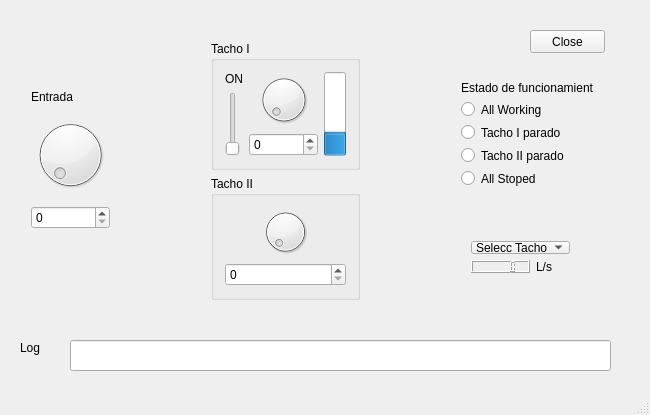
<?xml version="1.0" encoding="UTF-8"?>
<ui version="4.0">
 <class>Cristalizadora</class>
 <widget class="QMainWindow" name="Cristalizadora">
  <property name="geometry">
   <rect>
    <x>0</x>
    <y>0</y>
    <width>650</width>
    <height>415</height>
   </rect>
  </property>
  <property name="windowTitle">
   <string>Cristalizadora</string>
  </property>
  <widget class="QWidget" name="centralWidget">
   <widget class="QLabel" name="label_log">
    <property name="geometry">
     <rect>
      <x>20</x>
      <y>340</y>
      <width>44</width>
      <height>16</height>
     </rect>
    </property>
    <property name="text">
     <string>Log</string>
    </property>
   </widget>
   <widget class="QLineEdit" name="lineEdit_log">
    <property name="geometry">
     <rect>
      <x>70</x>
      <y>340</y>
      <width>541</width>
      <height>31</height>
     </rect>
    </property>
   </widget>
   <widget class="QWidget" name="layoutWidget">
    <property name="geometry">
     <rect>
      <x>460</x>
      <y>230</y>
      <width>121</width>
      <height>54</height>
     </rect>
    </property>
    <layout class="QGridLayout" name="gridLayout">
     <item row="0" column="0" colspan="2">
      <widget class="QComboBox" name="comboBox_select_tacho">
       <item>
        <property name="text">
         <string>Selecc Tacho</string>
        </property>
       </item>
       <item>
        <property name="text">
         <string>Tacho I</string>
        </property>
       </item>
       <item>
        <property name="text">
         <string>Tacho II</string>
        </property>
       </item>
      </widget>
     </item>
     <item row="1" column="0">
      <widget class="QLCDNumber" name="lcdNumber"/>
     </item>
     <item row="1" column="1">
      <widget class="QLabel" name="label_Ls">
       <property name="text">
        <string>L/s</string>
       </property>
      </widget>
     </item>
    </layout>
   </widget>
   <widget class="QWidget" name="layoutWidget">
    <property name="geometry">
     <rect>
      <x>450</x>
      <y>70</y>
      <width>154</width>
      <height>128</height>
     </rect>
    </property>
    <layout class="QVBoxLayout" name="verticalLayout_8">
     <item>
      <widget class="QLabel" name="label_5">
       <property name="text">
        <string>Estado de funcionamiento:</string>
       </property>
      </widget>
     </item>
     <item>
      <layout class="QVBoxLayout" name="verticalLayout_6">
       <item>
        <widget class="QRadioButton" name="radioButton_all_ok">
         <property name="text">
          <string>All Working</string>
         </property>
        </widget>
       </item>
       <item>
        <widget class="QRadioButton" name="radioButton_I_roto">
         <property name="text">
          <string>Tacho I parado</string>
         </property>
        </widget>
       </item>
       <item>
        <widget class="QRadioButton" name="radioButton_II_roto">
         <property name="text">
          <string>Tacho II parado</string>
         </property>
        </widget>
       </item>
       <item>
        <widget class="QRadioButton" name="radioButton_todosRotos">
         <property name="text">
          <string>All Stoped</string>
         </property>
        </widget>
       </item>
      </layout>
     </item>
    </layout>
   </widget>
   <widget class="QPushButton" name="pushButton">
    <property name="geometry">
     <rect>
      <x>530</x>
      <y>30</y>
      <width>75</width>
      <height>23</height>
     </rect>
    </property>
    <property name="text">
     <string>Close</string>
    </property>
   </widget>
   <widget class="QWidget" name="">
    <property name="geometry">
     <rect>
      <x>200</x>
      <y>30</y>
      <width>171</width>
      <height>281</height>
     </rect>
    </property>
    <layout class="QVBoxLayout" name="verticalLayout_9">
     <item>
      <widget class="QGroupBox" name="groupBox_tacho_I">
       <property name="title">
        <string>Tacho I</string>
       </property>
       <layout class="QHBoxLayout" name="horizontalLayout">
        <item>
         <layout class="QVBoxLayout" name="verticalLayout_4">
          <item>
           <widget class="QLabel" name="label">
            <property name="text">
             <string>ON</string>
            </property>
           </widget>
          </item>
          <item>
           <widget class="QSlider" name="verticalSlider">
            <property name="maximum">
             <number>1</number>
            </property>
            <property name="orientation">
             <enum>Qt::Vertical</enum>
            </property>
           </widget>
          </item>
         </layout>
        </item>
        <item>
         <layout class="QVBoxLayout" name="verticalLayout_2">
          <item>
           <widget class="QDial" name="dial_tachoI"/>
          </item>
          <item>
           <widget class="QSpinBox" name="spinBox_tachoI"/>
          </item>
         </layout>
        </item>
        <item>
         <widget class="QProgressBar" name="progressBar">
          <property name="value">
           <number>24</number>
          </property>
          <property name="orientation">
           <enum>Qt::Vertical</enum>
          </property>
         </widget>
        </item>
       </layout>
      </widget>
     </item>
     <item>
      <widget class="QGroupBox" name="groupBox_tacho_II">
       <property name="title">
        <string>Tacho II</string>
       </property>
       <layout class="QVBoxLayout" name="verticalLayout_7">
        <item>
         <layout class="QVBoxLayout" name="verticalLayout_3">
          <item>
           <widget class="QDial" name="dial_tachoII"/>
          </item>
          <item>
           <widget class="QSpinBox" name="spinBox_tachoII"/>
          </item>
         </layout>
        </item>
       </layout>
      </widget>
     </item>
    </layout>
   </widget>
   <widget class="QWidget" name="">
    <property name="geometry">
     <rect>
      <x>20</x>
      <y>79</y>
      <width>101</width>
      <height>161</height>
     </rect>
    </property>
    <layout class="QVBoxLayout" name="verticalLayout_5">
     <item>
      <widget class="QLabel" name="label_entrada">
       <property name="text">
        <string>Entrada</string>
       </property>
      </widget>
     </item>
     <item>
      <layout class="QVBoxLayout" name="verticalLayout">
       <item>
        <widget class="QDial" name="dial_main_valv">
         <property name="maximum">
          <number>100</number>
         </property>
        </widget>
       </item>
       <item>
        <widget class="QSpinBox" name="spin_box_main">
         <property name="maximum">
          <number>100</number>
         </property>
        </widget>
       </item>
      </layout>
     </item>
    </layout>
   </widget>
  </widget>
  <widget class="QStatusBar" name="statusBar"/>
 </widget>
 <layoutdefault spacing="6" margin="11"/>
 <resources/>
 <connections>
  <connection>
   <sender>dial_main_valv</sender>
   <signal>valueChanged(int)</signal>
   <receiver>spin_box_main</receiver>
   <slot>setValue(int)</slot>
   <hints>
    <hint type="sourcelabel">
     <x>52</x>
     <y>148</y>
    </hint>
    <hint type="destinationlabel">
     <x>52</x>
     <y>207</y>
    </hint>
   </hints>
  </connection>
  <connection>
   <sender>dial_tachoII</sender>
   <signal>valueChanged(int)</signal>
   <receiver>spinBox_tachoII</receiver>
   <slot>setValue(int)</slot>
   <hints>
    <hint type="sourcelabel">
     <x>138</x>
     <y>222</y>
    </hint>
    <hint type="destinationlabel">
     <x>136</x>
     <y>269</y>
    </hint>
   </hints>
  </connection>
  <connection>
   <sender>spinBox_tachoI</sender>
   <signal>valueChanged(int)</signal>
   <receiver>progressBar</receiver>
   <slot>setValue(int)</slot>
   <hints>
    <hint type="sourcelabel">
     <x>153</x>
     <y>142</y>
    </hint>
    <hint type="destinationlabel">
     <x>232</x>
     <y>106</y>
    </hint>
   </hints>
  </connection>
  <connection>
   <sender>pushButton</sender>
   <signal>clicked()</signal>
   <receiver>Cristalizadora</receiver>
   <slot>close()</slot>
   <hints>
    <hint type="sourcelabel">
     <x>397</x>
     <y>294</y>
    </hint>
    <hint type="destinationlabel">
     <x>236</x>
     <y>188</y>
    </hint>
   </hints>
  </connection>
 </connections>
</ui>
